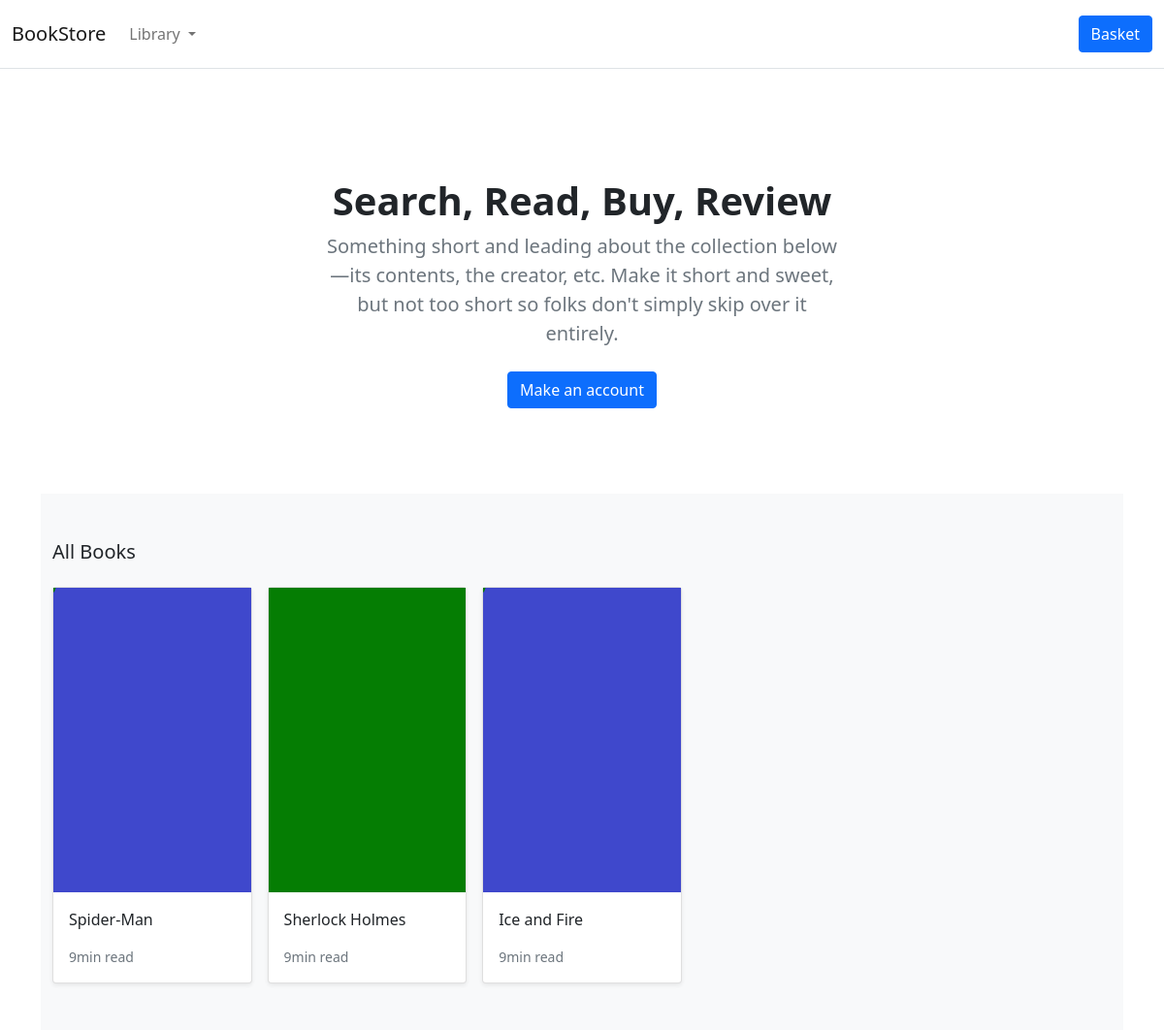
The page / on the database its author committed.
### store/models.py (models this page shows, shortened)
class Product(models.Model):
    category = models.ForeignKey(Category, related_name='product', on_delete=models.CASCADE)
    created_by = models.ForeignKey(User, related_name='product_creator', on_delete=models.CASCADE)
    title = models.CharField(max_length=255)
    author = models.CharField(max_length=255, default='admin')
    description = models.TextField(blank=True)
    image = models.ImageField(upload_to='images/', default='images/default.png')
    slug = models.SlugField(max_length=255)
    price = models.DecimalField(max_digits=4, decimal_places=2)
    in_stock = models.BooleanField(default=True)
    is_active = models.BooleanField(default=True)
    created = models.DateTimeField(auto_now_add=True)
    updated = models.DateTimeField(auto_now_add=True)
    objects = models.Manager()
    products = ProductManager()
    class Meta:
        verbose_name_plural = 'Products'
        ordering = ('-created',)
    def get_absolute_url(self):
        return reverse('store:product_detail', args=[self.slug])

### store/views.py (the view)
# urls.py: path('', views.products_all, name='products_all'),
def products_all(request):
    products = Product.products.all()
    return render(request, 'store/home.html', {'products': products})

### store/context_processors.py (called while the page is built)
def categories(requests):
    return {
        'categories': Category.objects.all(),
    }

### store/models.py (called while the page is built)
    def get_queryset(self):
        return super(ProductManager, self).get_queryset().filter(is_active=True)

    def get_absolute_url(self):
        return reverse('store:category_list', args=[self.slug])

### templates/store/home.html (shortened to what this page needs)
{% extends './base.html' %}
{% load static %}
{% block content %}
<div class="container">
    <main class="pt-5">
    <section class="py-5 text-center container">
      <div class="row py-lg-3">
        <div class="col-lg-6 col-md-8 mx-auto">
          <h1 class="h1 fw-bold">Search, Read, Buy, Review</h1>
          <p class="lead text-muted">Something short and leading about the collection below—its contents, the creator,
            etc. Make it short and sweet, but not too short so folks don't simply skip over it entirely.</p>
          <p>
            <a href="#" class="btn btn-primary my-2">Make an account</a>
          </p>
        </div>
      </div>
    </section>
    <div class="album py-5 bg-light">
      <div class="container">
        <div class="pb-3 h5">All Books</div>
        <div class="row row-cols-1 row-cols-sm-2 row-cols-md-5 g-3">
          {% for product in products %}
          <div class="col">
            <div class="card shadow-sm">
              <img class="img-fluid" alt="Responsive image" src="{{ product.image.url }}">
              <div class="card-body">
                <p class="card-text">
                  <a class="text-dark text-decoration-none" href="{{ product.get_absolute_url }}">{{ product.title }}</a>
                </p>
                <div class="d-flex justify-content-between align-items-center">
                  <small class="text-muted">9min read</small>
                </div>
              </div>
            </div>
          </div>
          {% endfor %}
        </div>
      </div>
    </div>
  </main>
</div>
{% endblock content %}

### rows shown on the page
Product: image (placeholder picture), title "Spider-Man"
Product: image (picture), title "Sherlock Holmes"
Product: image (placeholder picture), title "Ice and Fire"
